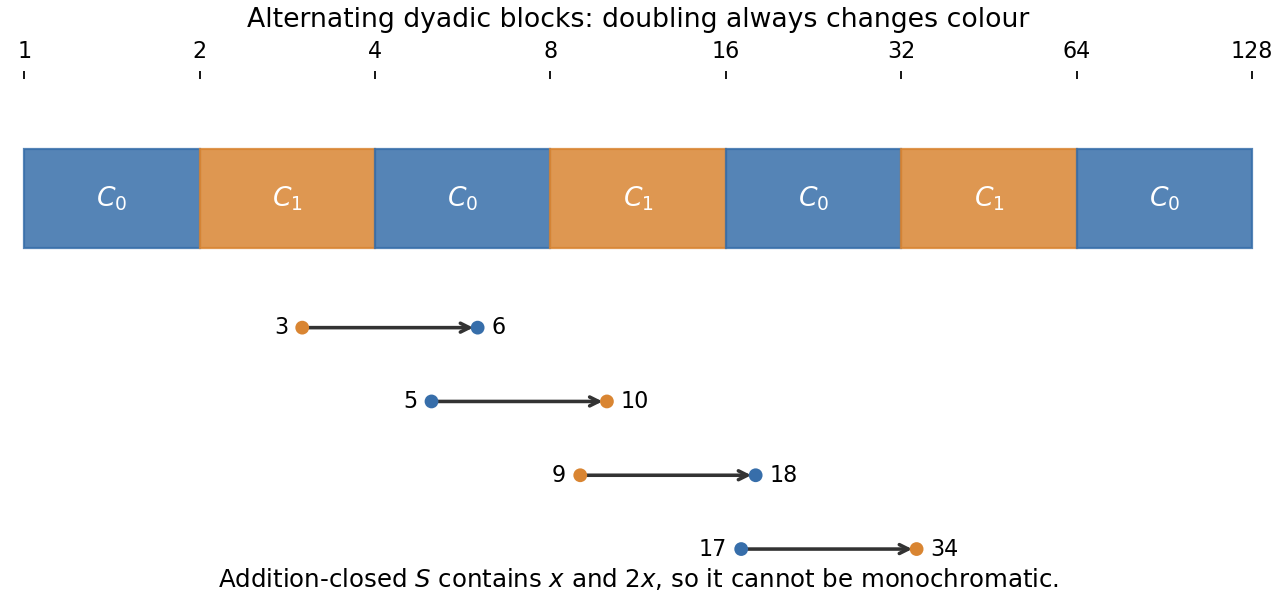

The script that saved this image:
#!/usr/bin/env python3
"""Alternating dyadic colouring; Python 3.14, NumPy and Matplotlib.
Outputs a white-background PNG in the working directory.
"""
from pathlib import Path
import numpy as np
import matplotlib
matplotlib.use('Agg')
import matplotlib.pyplot as plt
from matplotlib.patches import Rectangle
fig,ax=plt.subplots(figsize=(8,3.8),layout='constrained',facecolor='white')
ax.set_facecolor('white')
colors=['#376eaa','#d98532']
for j in range(7):
 ax.add_patch(Rectangle((j,.1),1,.32,color=colors[j%2],alpha=.85))
 ax.text(j+.5,.26,r'$C_'+str(j%2)+'$',ha='center',va='center',color='white',fontsize=12)
for row,x in enumerate([3,5,9,17]):
 lx=np.log2(x); y=-.16-.24*row
 ax.annotate('',xy=(lx+1,y),xytext=(lx,y),arrowprops={'arrowstyle':'->','lw':1.6,'color':'#333333'})
 ax.scatter([lx,lx+1],[y,y],c=[colors[int(lx)%2],colors[int(lx+1)%2]],s=27,zorder=4)
 ax.text(lx-.08,y,str(x),ha='right',va='center',fontsize=10)
 ax.text(lx+1.08,y,str(2*x),ha='left',va='center',fontsize=10)
ax.set_xticks(range(8),[str(2**j)for j in range(8)])
ax.xaxis.tick_top()
ax.set(xlim=(-.1,7.1),ylim=(-1.05,.65),yticks=[],title='Alternating dyadic blocks: doubling always changes colour')
ax.text(3.5,-1.02,r'Addition-closed $S$ contains $x$ and $2x$, so it cannot be monochromatic.',ha='center',va='bottom',fontsize=11)
for spine in ax.spines.values():spine.set_visible(False)
fig.savefig(Path.cwd()/'2010-dyadic-colouring.png',dpi=160,facecolor='white')
